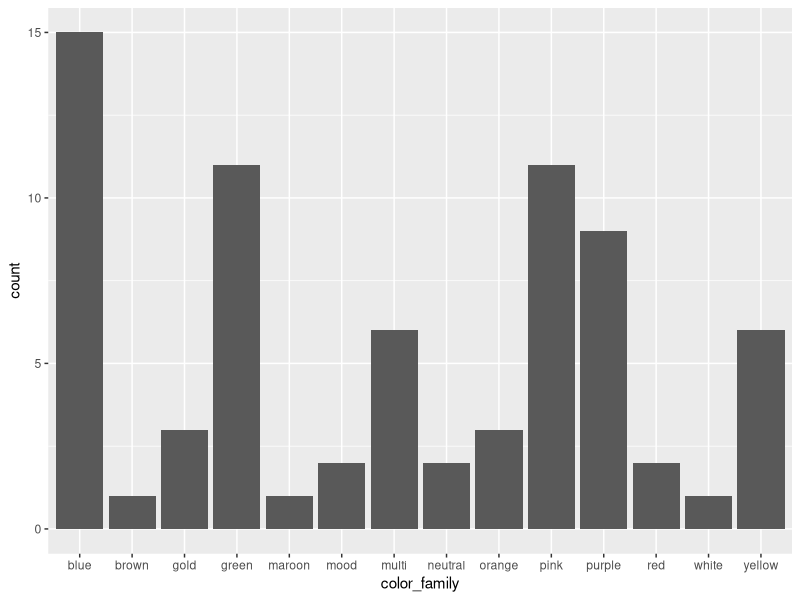

Recreate this plot in R.
## ---- chunk 1
library(tidyverse)
## ---- chunk 2
nailpolish_gel <- data.frame (name = c("Freshwater (gel)", "Pooh Bear", "Pineapples Have Peelings Too", "Anything Goes (gel)", "Addicted to Sparkle", "Ruby Red Glitz", "Jade Platinum", "Mellow Yellow (gel)", "604", "Iconic", "Princess Jasmine (gel)", "618", "614", "615", "DG11", "Hidden Treasure", "Green to Café Latte", "Crystal Ball", "622", "611", "613", "616", "617", "612", "608", "619", "609", "607", "621", "620", "610", "603", "606", "605"),
                         
                          brand = c("iGel Beauty", "Aigel", "OPI", "Orly", "Aigel", "Nobility", "DND", "iGel Beauty", "Beetles", "Kiara Sky", "iGel Beauty", "Beetles", "Beetles", "Beetles", "Sumika", "Aigel", "DND", "Kiara Sky", "Beetles", "Beetles", "Beetles", "Beetles", "Beetles", "Beetles", "Beetles", "Beetles", "Beetles", "Beetles", "Beetles", "Beetles", "Beetles", "Beetles", "Beetles", "Beetles"),
                         
                          color_family = c("blue", "multi", "yellow", "multi", "green", "maroon", "blue", "yellow", "pink", "blue", "green", "orange", "yellow", "pink", "blue", "multi", "mood", "mood", "pink", "pink", "green", "pink", "red", "blue", "yellow", "blue", "pink", "purple", "purple", "purple", "orange", "pink", "pink", "blue"),
                          color_hex = c("#A9CFDC", "#BE969D", "#DEBB75", "#B9A3B1", "#A8C6BF", "#733566", "#4291C8", "#EFE669", "#F7C9B7", "#CEE6E2", "#6BA8A2", "#EB5328", "#E1F14F", "#E93C82", "#A2C0B8", "#CE9AA4", "#8FA260", "#799DC9", "#CFB19A", "#E6CAD6", "#EB5B6D", "#EA526B", "#DF4126", "#98AFBC", "#FCEDBA", "#194584", "#DCB4E4", "#9793C9", "#A19AB7", "#603292", "#F1BAA2", "#EFDDE4", "#E0ABB1", "#AFE8E2"),
                          
                         year_acquired = c("2022", "2022", "2022", "2022", "2022", "2022", "2022", "2022", "2022", "2022", "2022", "2022", "2022", "2022", "2022", "2022", "2022", "2022", "2022", "2022", "2022", "2022", "2022", "2022", "2022", "2022", "2022", "2022", "2022", "2022", "2022", "2022", "2022", "2022"),
                         
                         type = c("gel", "gel", "gel", "gel", "gel", "gel", "gel", "gel", "gel", "gel", "gel", "gel", "gel", "gel", "gel", "gel", "gel", "gel", "gel", "gel", "gel", "gel", "gel", "gel", "gel", "gel", "gel", "gel", "gel", "gel", "gel", "gel", "gel", "gel"),
                         
                         finish = c("crème", "glitter", "glitter", "shimmer", "glitter", "glitter", "glitter", "crème", "crème", "crème", "crème", "neon", "neon", "neon", "iredescent", "glitter", "crème", "crème", "glitter", "glitter", "neon", "neon", "neon", "glitter", "crème", "neon", "crème", "crème", "glitter", "neon", "crème", "crème", "crème", "crème")
                         )
print(nailpolish_gel)
## ---- chunk 3
nailpolish_laquer <- data.frame(
    
    name = c("Off Tropic", "Estatic Prismatic", "Cele-bert", "Emerald Sparkle", "Josie", "Aurora Borealis", "but first, candy", "Celtic Sun", "Chameleon", "Princess Jasmine (lacquer)", "Freshwater (lacquer)", "Surf's Up!", "Deliciously Wicked", "Seas the Day", "Miami Ice", "spun in luxe", "Aruba Blue", "Get Up", "Turn it Up", "Sun, Sea, and Sand in My Pants", "Mellow Yellow (lacquer)", "Taupe", "can't stop her in copper", "Master Plan", "One and the Same", "Kismet", "Cozu-Melted in the Sun", "bonbon nuit", "Desirable", "Uninhibited", "congrats", "Pick Me Up", "Magnetic", "Show Us Your Tips!", "sights on nightlights", "Grape Shifter", "Anything Goes (lacquer)", "White on White", "Soft Baked"),
    
    brand = c("essie", "OPI", "China Glaze", "China Glaze", "Zoya", "Mineral Fusion", "essie", "China Glaze", "Revlon", "iGel Beauty", "iGel Beauty", "Colors by Llarowe", "China Glaze", "Mineral Fusion", "Sally Hansen", "essie", "essie", "Bow", "Orly", "OPI", "iGel Beauty", "Mineral Fusion", "essie", "essie", "Emily de Molly", "Color Club", "OPI", "essie", "Revlon", "Revlon", "essie", "ILNP", "Revlon", "OPI", "essie", "Sally Hansen", "Orly", "China Glaze", "Color Club"),
    
    color_family = c("green", "green", "green", "green", "green", "green", "green", "green", "gold", "blue", "blue", "blue", "blue", "blue", "blue", "blue", "blue", "brown", "multi", "yellow", "yellow", "neutral", "gold", "neutral", "orange", "gold", "pink", "pink", "pink", "red", "purple", "purple", "purple", "purple", "purple", "purple", "multi", "white", "multi"),
    
    color_hex = c("#20382F", "#81ADAF", "#AEB191", "#38775F", "#518B51", "#86A79C", "#337536", "#DDF868", "#726D49", "#6BA8A2", "#A9CFDC", "#436D8E", "#97ADBE", "#9DC5C6", "#65E0F7", "#494B53", "#0C3EC7", "#6A4631", "#A7283F", "#E1A93A", "#EFE669", "#958076", "#B6916D", "#AC9C94", "#D89164", "#CDCEB9", "#E1968F", "#DFD1D6", "#BF8D9D", "#AF4839", "#CCC9DB", "#B091CA", "#7464A7", "#A4B2DE", "#281528", "#5E578A", "#B9A3B1", "#FFFFFF", "#F9FBFA"),

    year_acquired = c("2020", "2021", "2019", "2018", "2022", "2020", "2021", "2022", "2019", "2022", "2022", "2021", "2019", "2021", "2021", "2020", "2021", "2021", "2022", "2020", "2022", "2021", "2021", "2019", "2021", "2021", "2020", "2021", "2019", "2019", "2021", "2022", "2019", "2020", "2019", "2019", "2022", "2020", "2021"),
    
    type = c("lacquer", "lacquer", "lacquer", "lacquer", "lacquer", "lacquer", "lacquer", "lacquer", "lacquer", "lacquer", "lacquer", "lacquer", "lacquer", "lacquer", "lacquer", "lacquer", "lacquer", "lacquer", "lacquer", "lacquer", "lacquer","lacquer", "lacquer", "lacquer", "lacquer", "lacquer", "lacquer", "lacquer", "lacquer", "lacquer", "lacquer", "lacquer", "lacquer", "lacquer", "lacquer", "lacquer", "lacquer", "lacquer", "lacquer"),
    
    finish = c("crème", "shimmer", "glitter", "glitter", "crème", "shimmer", "glaze", "neon", "iredescent", "crème", "crème", "duochrome", "glitter", "crème", "neon", "satin", "shimmer", "magnetic", "topper", "crème", "crème", "pearl", "textured", "crème", "shimmer", "holographic", "shimmer", "iredescent", "shimmer", "shimmer", "glitter", "holographic", "glitter", "shimmer", "crème", "glitter", "shimmer", "crème", "shimmer")
    
    
)

print(nailpolish_laquer)
## ---- chunk 4
nailpolish <- rbind(nailpolish_gel, nailpolish_laquer)
print(nailpolish)
## ---- chunk 5
ggplot(nailpolish, aes(color_family)) + geom_bar()
## ---- chunk 6
glimpse(nailpolish)
